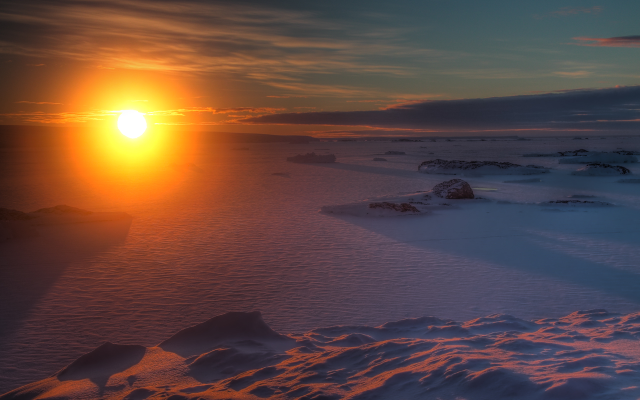
%> input picture im/sunset_ice.jpg, 1280 x 800 px (shown at 1/2 size)
$ octave SuperPixels.m   (GNU Octave 9; MATLAB toolbox functions it lacks are replaced by stand-ins)
%> lines starting %> are read from the running program, lines starting %| are printed output that depends on the picture
### binaryImageGraph3.m
function [g,nodenums] = binaryImageGraph3(bw,conn)
%binaryImageGraph3  Graph of foreground pixel connectivity in 3-D binary image
%
%   g = binaryImageGraph3(BW)
%   g = binaryImageGraph3(BW,conn)
%
%   [g,nodenums] = binaryImageGraph3(___)
%
%   g = binaryImageGraph3(BW) computes the 26-connected pixel
%   neighbor graph for the foreground pixels of a 3-D binary image.
%
%   g = binaryImageGraph3(BW,conn) computes the pixel neighbor graph
%   using the specified connectivity.
%
%   [g,nodenums] = binaryImageGraph3(___) also returns an array the
%   size of BW whose elements are the graph numbers corresponding to
%   each foreground pixel of BW.
%
%   EXAMPLES
%
%   Compute the pixel neighbor graph for the foreground pixels in a
%   3-D binary image.
%
%       bw = zeros(64,64,64);
%       bw(20:25,30:35,40:45) = 1;
%       g = binaryImageGraph3(bw)
%
%   Compute the 6-connected pixel neighbor graph for the foreground
%   pixels in a 3-D binary image.
%
%       bw = zeros(64,64,64);
%       bw(20:25,30:35,40:45) = 1;
%       g = binaryImageGraph3(bw,6)
%
%   MORE ABOUT CONNECTIVITY
%
%   3-D connectivity can be specified by the numbers 6, 18, or 26.
%   6-connected voxels share a common face. 18-connected voxels
%   share a common face or edge. 26-connected voxels share a common
%   face, edge, or vertex.
%
%   3-D connectivity can also be specified by a odd-size 3-D array
%   of 0s and 1s that is symmetric through its center element.
%
%   Note that a 3-D connectivity array can be larger than
%   3-by-3-by-3, which is a more general form than is allowed in
%   Image Processing Toolbox functions.
%
%   See also plotImageGraph, imageGraph, imageGraph3,
%   binaryImageGraph, adjacentRegionsGraph.

%   Copyright 2015 The MathWorks, Inc.
%   Steve Eddins


% Input argument parsing and validation.
validateattributes(bw,{'numeric','logical'},{'3d'});
if ~islogical(bw)
   bw = (bw ~= 0);
end

default_conn = 26;
if nargin < 2
   conn = default_conn;
end
conn = checkConnectivity(conn);

% The connectivity array has already been verified to be symmetric
% about its center element. Because we are making an undirected
% graph, we don't need edges going in both directions, and so we
% discard (by setting to 0) half of the connectivity array.
conn(1:((end+1)/2)) = 0;

% Find the x, y, and z offsets (from center) of the nonzero elements
% in the connectivity array.
[conn_m,conn_n,conn_p] = size(conn);
[conn_offsets_y,conn_offsets_x,conn_offsets_z] = ind2sub([conn_m conn_n conn_p],find(conn));
conn_offsets_x = conn_offsets_x - ((conn_n + 1)/2);
conn_offsets_y = conn_offsets_y - ((conn_m + 1)/2);
conn_offsets_z = conn_offsets_z - ((conn_p + 1)/2);

% We have one node for each foreground pixels. Make a
% node_number_image for the purpose of mapping from an image pixel
% to the corresponding foreground pixel node number.
foreground_pixel_indices = find(bw);
nodenums = zeros(size(bw));
nodenums(bw) = (1:length(foreground_pixel_indices));

% Find the x, y, and z locations for each foreground pixel. We're
% going to store these locations as auxiliary information in the
% graph's node table.
[foreground_y,foreground_x,foreground_z] = ind2sub(size(bw),foreground_pixel_indices);

% Initialize an empty edge table.
edge_table = table(zeros(0,2),zeros(0,1),'VariableNames',{'EndNodes','Weight'});

% Build up the edge table by looking at one neighbor offset at a
% time.
for k = 1:length(conn_offsets_x)
   edge_table = [...
      edge_table
      binaryImageGraphNeighborEdges(bw,nodenums,...
      foreground_pixel_indices,foreground_x,foreground_y,foreground_z,conn_offsets_x(k),conn_offsets_y(k),conn_offsets_z(k))
      ];
end

node_table = table(foreground_x(:),foreground_y(:),foreground_z(:),...
   foreground_pixel_indices(:),'VariableNames',{'x','y','z','PixelIndex'});

g = graph(edge_table,node_table);

function edge_table = binaryImageGraphNeighborEdges(bw,node_number_image,foreground_pixel_indices,foreground_x,foreground_y,foreground_z,dx,dy,dz)

t = table;
t.PixelIndices = foreground_pixel_indices(:);
t.x = foreground_x(:);
t.y = foreground_y(:);
t.z = foreground_z(:);

% Calculate the neighbor locations.
neighbor_x = foreground_x + dx;
neighbor_y = foreground_y + dy;
neighbor_z = foreground_z + dz;

% Determine which neighbor candidates are out of bounds. Discard the
% corresponding entries in the table, t.
[bw_m,bw_n,bw_p] = size(bw);
out_of_bounds = (neighbor_x < 1) | (neighbor_x > bw_n) | ...
   (neighbor_y < 1) | (neighbor_y > bw_m) | ...
   (neighbor_z < 1) | (neighbor_z > bw_p);
t(out_of_bounds,:) = [];

% Determine which neighbor candidates belong to the image
% foreground.
neighbor_indices = sub2ind(size(bw),t.y+dy,t.x+dx,t.z+dz);
neighbor_not_foreground = ~bw(neighbor_indices);
t(neighbor_not_foreground,:) = [];
neighbor_indices(neighbor_not_foreground) = [];

% Return the edge table.
edge_table = table;
start = node_number_image(t.PixelIndices);
finish = node_number_image(neighbor_indices);
edge_table.EndNodes = [start(:) finish(:)];
edge_table.Weight = sqrt(dx^2 + dy^2 + dz^2) * ones(height(t),1);

### adjacentRegionsGraph.m
function g = adjacentRegionsGraph(L,conn)
%adjacentRegionsGraph  Graph of adjacent regions from label matrix.
%
%   g = adjacentRegionsGraph(L)
%   g = adjacentRegionsGraph(L,conn)
%
%   g = adjacentRegionsGraph(L) computes a graph containing
%   adjacency relationships corresponding to the label matrix L. The
%   Nodes table of the graph contains a Label variable contains the
%   original label values from L. The adjacency geometry is
%   8-connected if L is 2-D and 26-connected if L is 3-D.
%
%   g = adjacentRegionsGraph(L,conn) uses the specified
%   connectivity.
%
%   EXAMPLES
%
%   Find all the pairs of 4-connected adjacent regions for a sample
%   label matrix.
%
%       L = repelem([5 1 27; 2 18 9; -5 50 40],3,3)
%
%       g = adjacentRegionsGraph(L,4);
%       region_pairs = g.Nodes.Label(g.Edges.EndNodes)
%
%   Compute the 4-connected adjacent regions graph for a sample
%   label matrix. Plot the graph and highlight the regions adjacent
%   to the region with the label 40.
%
%      L = repelem([5 1 27; 2 18 9; -5 50 40],3,3)
%
%      g = adjacentRegionsGraph(L,4);
%      gp = plot(g,'NodeLabel',g.Nodes.Label)
%
%      % Which graph node corresponds to the region labeled 40?
%      node_40 = find(g.Nodes.Label == 40)
%
%      % Find and highlight neighboring regions.
%      highlight(gp,node_40,neighbors(g,node_40))
%
%   MORE ABOUT CONNECTIVITY
%
%   Two-dimensional connectivity can be specified by the number 4 or
%   the number 8, specifying the traditional definitions of
%   4-connected or 8-connected pixel neighbors.
%
%   Two-dimensional connectivity can also be specified by a odd-size
%   matrix of 0s and 1s that is symmetric through its center
%   element. For example, the following connectivity matrix says
%   that a pixel is a connected neighbor of the pixel just above it
%   and the pixel just below it:
%
%       conn = [ ...
%                0  1  0
%                0  1  0
%                0  1  0  ]
%
%   And the following connectivity matrix says that a pixel is
%   a connected neighbor of the pixels to the upper right and lower
%   left.
%
%       conn = [ ...
%                0  0  1
%                0  1  0
%                1  0  0  ]
%
%   3-D connectivity can be specified by the numbers 6, 18, or 26.
%   6-connected voxels share a common face. 18-connected voxels
%   share a common face or edge. 26-connected voxels share a common
%   face, edge, or vertex.
%
%   3-D connectivity can also be specified by a odd-size 3-D array
%   of 0s and 1s that is symmetric through its center element.

%   Copyright 2015 The MathWorks, Inc.
%   Steve Eddins


% Input argument parsing and validation.
validateattributes(L,{'numeric','logical'},{'3d'});

if ismatrix(L)
   default_conn = 8;
else
   default_conn = 26;
end
if nargin < 2
   conn = default_conn;
end
conn = checkConnectivity(conn);

% We can improve efficiency by restricting our attention to pixels
% that are known to be different from at least one of their
% neighbors.
mask = (L ~= imdilate(L,conn)) | (L ~= imerode(L,conn));
mask_graph = binaryImageGraph(mask,conn);

% Find pairs of pixel values corresponding to neighbor pairs.
connected_values = L(mask_graph.Nodes.PixelIndex(mask_graph.Edges.EndNodes));

% Remove pairs of the same value.
connected_values(connected_values(:,1) == connected_values(:,2),:) = [];

% Remove duplicate value pairs.
connected_values = unique(sort(connected_values,2),'rows');

% Use unique to compute a node numbering for all the different
% values in the list of value pairs.
a = connected_values(:);
[c,~,ic] = unique(a);
edges = reshape(ic,size(connected_values));

% Make the graph. Record the pixel values as auxiliary information
% in the graph's node table. Record the adjacent pixel value pairs
% as auxiliary information in the graph's edge table.
g = graph(edges(:,1),edges(:,2));
g.Nodes.Label = c;
g.Edges.Labels = g.Nodes.Label(g.Edges.EndNodes);

### binaryImageGraph.m
function [g,nodenums] = binaryImageGraph(bw,conn)
%binaryImageGraph  Graph of foreground pixel connectivity in binary image
%
%   g = binaryImageGraph(BW)
%   g = binaryImageGraph(BW,conn)
%
%   [g,nodenums] = binaryImageGraph(___)
%
%   g = binaryImageGraph(BW) computes the 8-connected pixel neighbor
%   graph for the foreground pixels of a 2-D binary image.
%
%   g = binaryImageGraph(BW,conn) computes the pixel neighbor graph
%   using the specified connectivity.
%
%   [g,nodenums] = binaryImageGraph(___) also returns a matrix the
%   size of BW whose elements are the graph numbers corresponding to
%   each foreground pixel of BW.
%
%   EXAMPLES
%
%   Compute and plot the pixel neighbor graph for the foreground
%   pixels in the image text.png (a sample image shipped with the
%   Image Processing Toolbox).
%
%       bw = imread('text.png');
%       g = binaryImageGraph(bw);
%       plotImageGraph(g)
%       % Zoom in
%       axis([60 85 30 45])
%
%   Compute and plot the 4-connected pixel neighbor graph for the
%   foreground pixels in the image text.png (a sample image shipped
%   with the Image Processing Toolbox).
%
%       bw = imread('text.png');
%       g = binaryImageGraph(bw,4);
%       plotImageGraph(g)
%       % Zoom in
%       axis([60 85 30 45])
%
%   MORE ABOUT CONNECTIVITY
%
%   Two-dimensional connectivity can be specified by the number 4 or
%   the number 8, specifying the traditional definitions of
%   4-connected or 8-connected pixel neighbors.
%
%   Two-dimensional connectivity can also be specified by a odd-size
%   matrix of 0s and 1s that is symmetric through its center
%   element. For example, the following connectivity matrix says
%   that a pixel is a connected neighbor of the pixel just above it
%   and the pixel just below it:
%
%       conn = [ ...
%                0  1  0
%                0  1  0
%                0  1  0  ]
%
%   And the following connectivity matrix says that a pixel is
%   a connected neighbor of the pixels to the upper right and lower
%   left.
%
%       conn = [ ...
%                0  0  1
%                0  1  0
%                1  0  0  ]
%
%   Note that the connectivity matrix can be larger than 3-by-3,
%   which is a more general form than is allowed in Image Processing
%   Toolbox functions.
%
%   See also plotImageGraph, imageGraph, imageGraph3,
%   binaryImageGraph3, adjacentRegionsGraph.

%   Copyright 2015 The MathWorks, Inc.
%   Steve Eddins

% Input argument parsing and validation.
validateattributes(bw,{'numeric','logical'},{'2d'});
if ~islogical(bw)
   bw = (bw ~= 0);
end

default_conn = 8;
if nargin < 2
   conn = default_conn;
end
conn = checkConnectivity(conn);

[g,nodenums] = binaryImageGraph3(bw,conn);
g.Nodes.z = [];

### checkConnectivity.m
function conn = checkConnectivity(conn)

% Copyright 2015 The MathWorks, Inc.
% Steve Eddins

if isequal(conn,4)
   conn = [0 1 0; 1 1 1; 0 1 0];

elseif isequal(conn,8)
   conn = ones(3,3);

elseif isequal(conn,6)
   conn = conndef(3,'minimal');

elseif isequal(conn,18)
   conn = cat(3,[0 1 0; 1 1 1; 0 1 0], ...
      ones(3,3), [0 1 0; 1 1 1; 0 1 0]);

elseif isequal(conn,26)
   conn = ones(3,3,3);

else
   % Assume that conn has been passed in array form and check its
   % validity.

   % Require that conn has odd dimensions, be 2-D or 3-D, and be
   % symmetric through the center element.

   if ndims(conn) > 3
      throwAsCaller(MException('se:ig:ConnectivityNumDims', ...
         'Connectivity must be 2-D or 3-D.'));
   end

   if any(mod(size(conn),2) == 0)
      throwAsCaller(MException('se:ig:ConnectivitySize',...
         'The connectivity size must be odd.'));
   end

   if ~isequal(conn(:), flipud(conn(:)))
      throwAsCaller(MException('se:ig:ConnectivitySymmetry',...
         'The connectivity must be symmetric through its center element.'));
   end
end

### SuperPixels.m
% [9 lines of commented-out code are left out]
pathImB = 'TP/im/sun_ice.jpg';
pathImA = 'TP/im/sunset_ice.jpg';
% [4 lines of commented-out code are left out]
nameA = strsplit(pathImA,{'/','.'});
nameA = nameA{3};
nameB = strsplit(pathImB,{'/','.'});
nameB = nameB{3};
im = (imread(pathImA));
%> im is the input picture: size 800x1280x3 uint8; mean R, G, B 97.3, 72.2, 64.9
imB = (imread(pathImB));
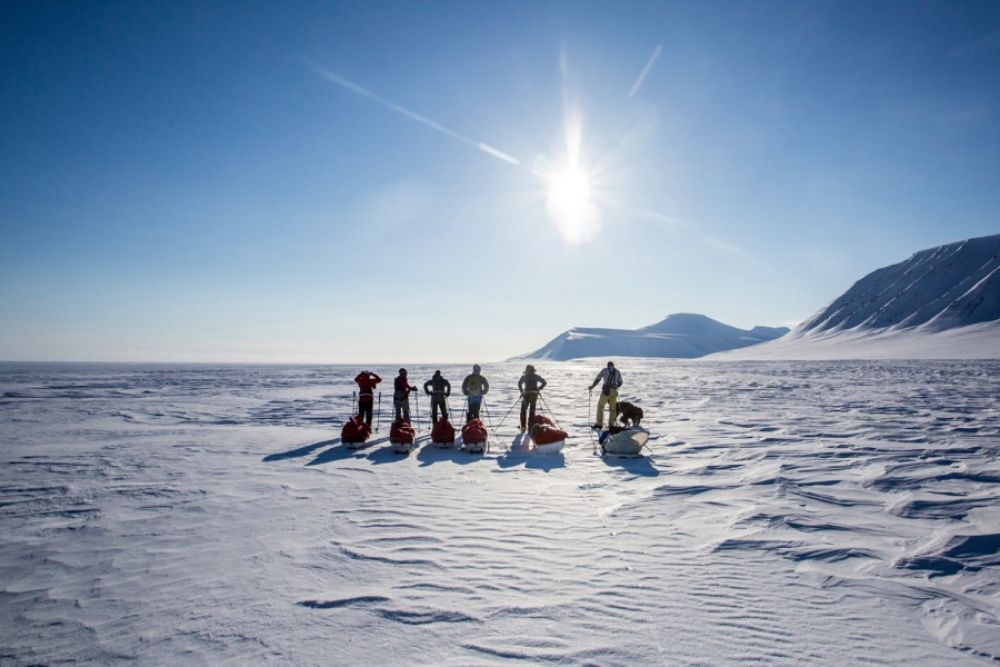
%> input picture im/sun_ice.jpg, 1000 x 667 px
%> imB is the input picture: size 667x1000x3 uint8; mean R, G, B 136.1, 154.3, 176.7
[numRows,numCols,~] = size(im);
%> numRows = 800; numCols = 1280
[numRowsB,numColsB,~] = size(imB);
%> numRowsB = 667; numColsB = 1000


nbSuperPixelsWantedA = round(numRows*numCols/500)-400;
%> nbSuperPixelsWantedA = 1648
nbSuperPixelsWantedB = round(numRowsB*numColsB/500)+400;
%> nbSuperPixelsWantedB = 1734

lambda = 0.01;
epsilon = 3;
global R;
R = 100;
%this step computes and return the super pixels
%L is the matrix which has the same size as the image, each value
%correspond to the superpixel the pixel belongs
%N is the number of superpixels actually computed
[L,N] = superpixels(im, nbSuperPixelsWantedA);
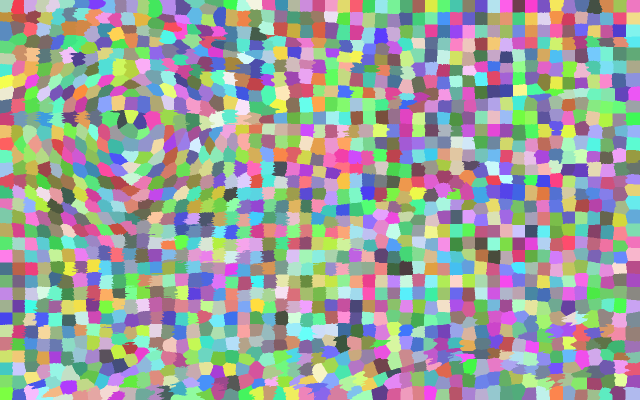
%> L: size 800x1280 double (shown at 1/2 size); 1630 distinct labels, from 1 to 1630; one colour per label, 0 black
%> N = 1630
[LB,NB] = superpixels(imB, nbSuperPixelsWantedB);
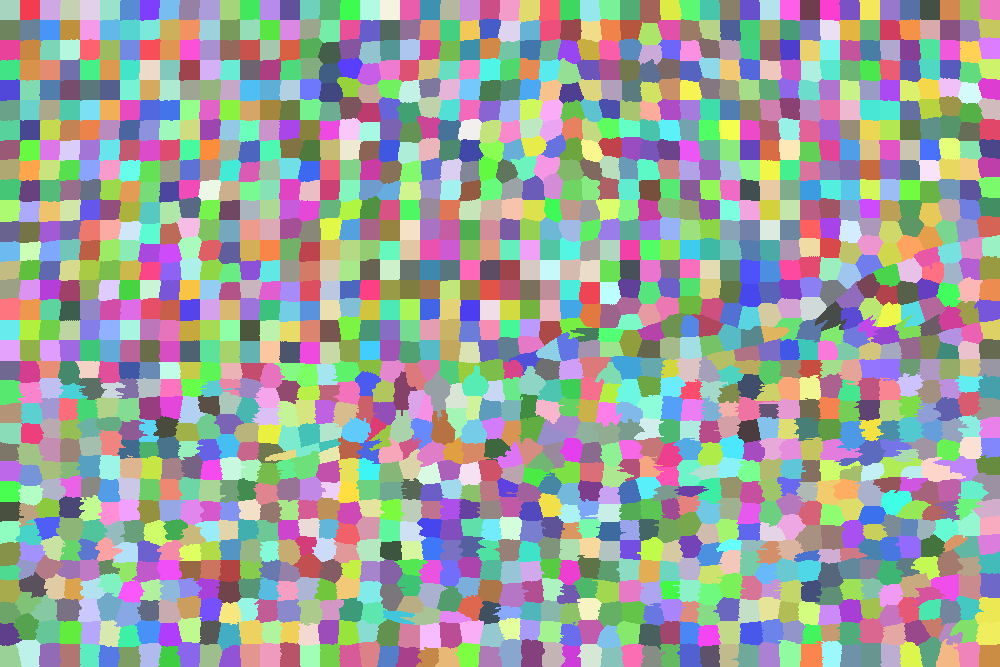
%> LB: size 667x1000 double; 1647 distinct labels, from 1 to 1647; one colour per label, 0 black
%> NB = 1647
%figure;
BW = boundarymask(L);
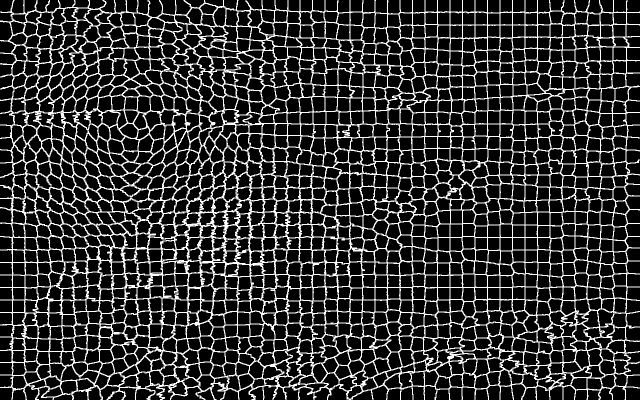
%> BW: size 800x1280 logical (shown at 1/2 size); 19.7% white in thin lines or dots
%imshow(imoverlay(im,BW,'cyan'),[])
%figure;
BWB = boundarymask(LB);
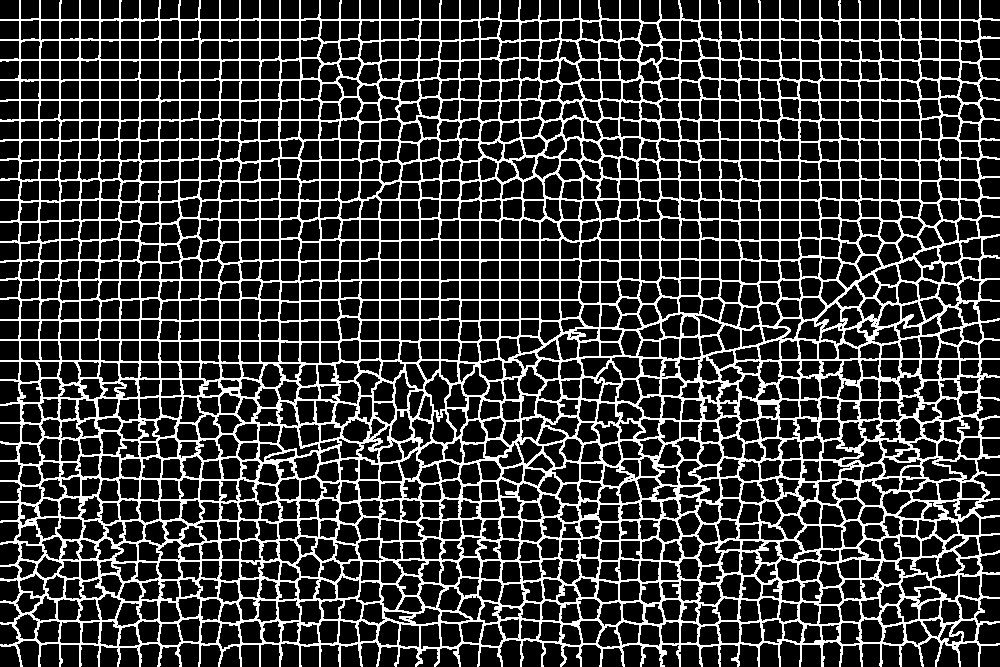
%> BWB: size 667x1000 logical; 22.1% white in thin lines or dots
%imshow(imoverlay(imB,BWB,'cyan'),[])


outputImage = zeros(size(im),'like',im);
%> outputImage: size 800x1280x3 uint8; every value is 0
idx = label2idx(L);
%> idx = 1630 items
for labelVal = 1:N
    redIdx = idx{labelVal};
    greenIdx = idx{labelVal}+numRows*numCols;
    blueIdx = idx{labelVal}+2*numRows*numCols;
    outputImage(redIdx) = mean(im(redIdx));
    outputImage(greenIdx) = mean(im(greenIdx));
    outputImage(blueIdx) = mean(im(blueIdx));
end

figure;

imshow(outputImage)

outputImageB = zeros(size(imB),'like',imB);
%> outputImageB: size 667x1000x3 uint8; every value is 0
idxB = label2idx(LB);
%> idxB = 1647 items

meanB = zeros([NB,3]);
for labelVal = 1:NB
    redIdx = idxB{labelVal};
    greenIdx = idxB{labelVal}+numRowsB*numColsB;
    blueIdx = idxB{labelVal}+2*numRowsB*numColsB;
    mr = mean(imB(redIdx));
    mg = mean(imB(greenIdx));
    mb = mean(imB(blueIdx));
    meanB(labelVal,:)=[mr,mg,mb];
    outputImageB(redIdx) = mr;
    outputImageB(greenIdx) = mg;
    outputImageB(blueIdx) = mb;
end
%> this loop made 1647 passes
%> (mr, mg, mb) on passes 1 to 3: (2.14, 48.97, 91.54), (2.04, 52.13, 95.54), (4.28, 55.59, 99.67)
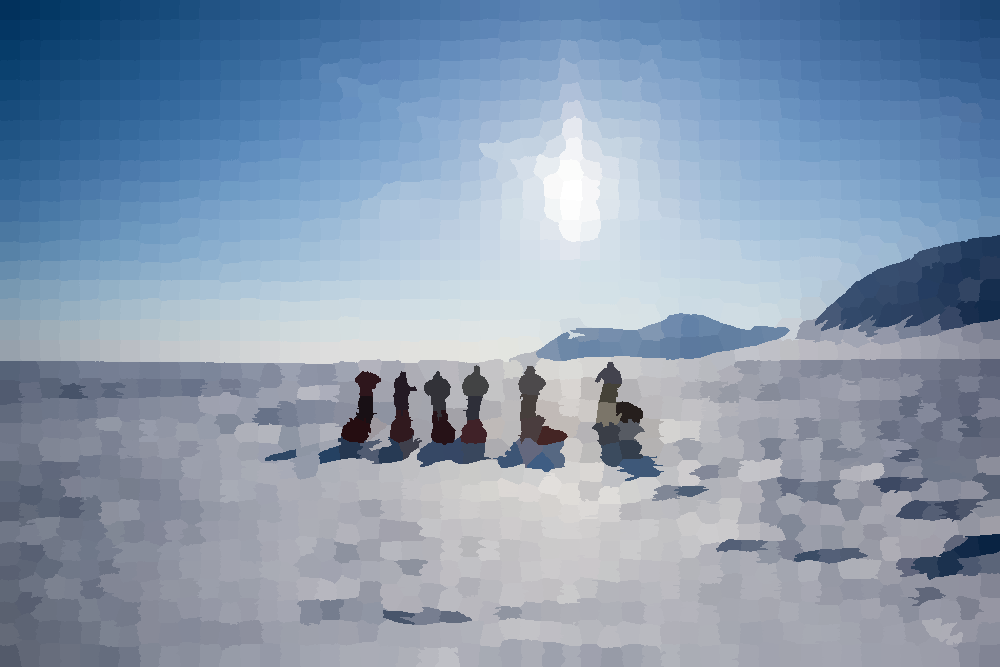
%> outputImageB: size 667x1000x3 uint8; mean R, G, B 136.1, 154.3, 176.7; mean of the top-left, top-right, bottom-left and bottom-right quarters 146.2, 163, 151.7, 161.9
%> after the loop, meanB = 1647 rows, first 12: [2.14 48.97 91.54; 2.04 52.13 95.54; 4.28 55.59 99.67; 6.23 58.64 104; 8.1 62.19 108.2; 13.26 65.05 112; 17.21 68.47 115.7; 20.83 71.89 120; 22.91 75.4 123.3; 27.98 79.28 127.5; 34.08 82.73 132; 34.16 85.42 135.4]

figure;

imshow(outputImageB)

centr = regionprops(L,'centroid');
%> centr = 1630 regions; first 5, Centroid: [12.7 12.4], [36.6 14.8], [60 12.5], [84.2 12.1], [106.2 12.6]
g = adjacentRegionsGraph(L);
%> in binaryImageGraph3, `foreground_pixel_indices = find(bw);`: foreground_pixel_indices = 201367 values from 24 to 1023977
%> in binaryImageGraph3, `nodenums(bw) = (1:length(foreground_pixel_indices));`:
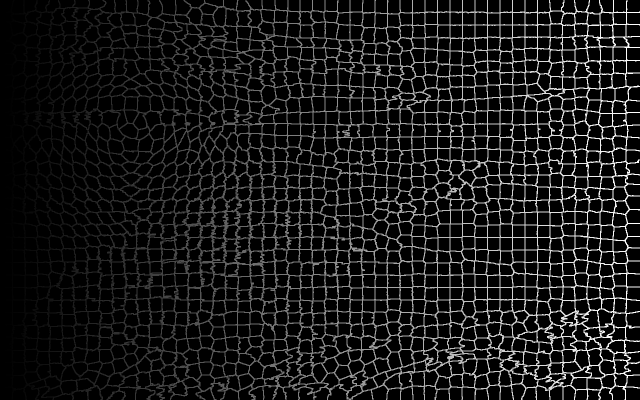
%> nodenums: size 800x1280 double (shown at 1/2 size); min 0, max 201367, mean 19799.3; drawn with min black and max white
%> (the run ends here)
